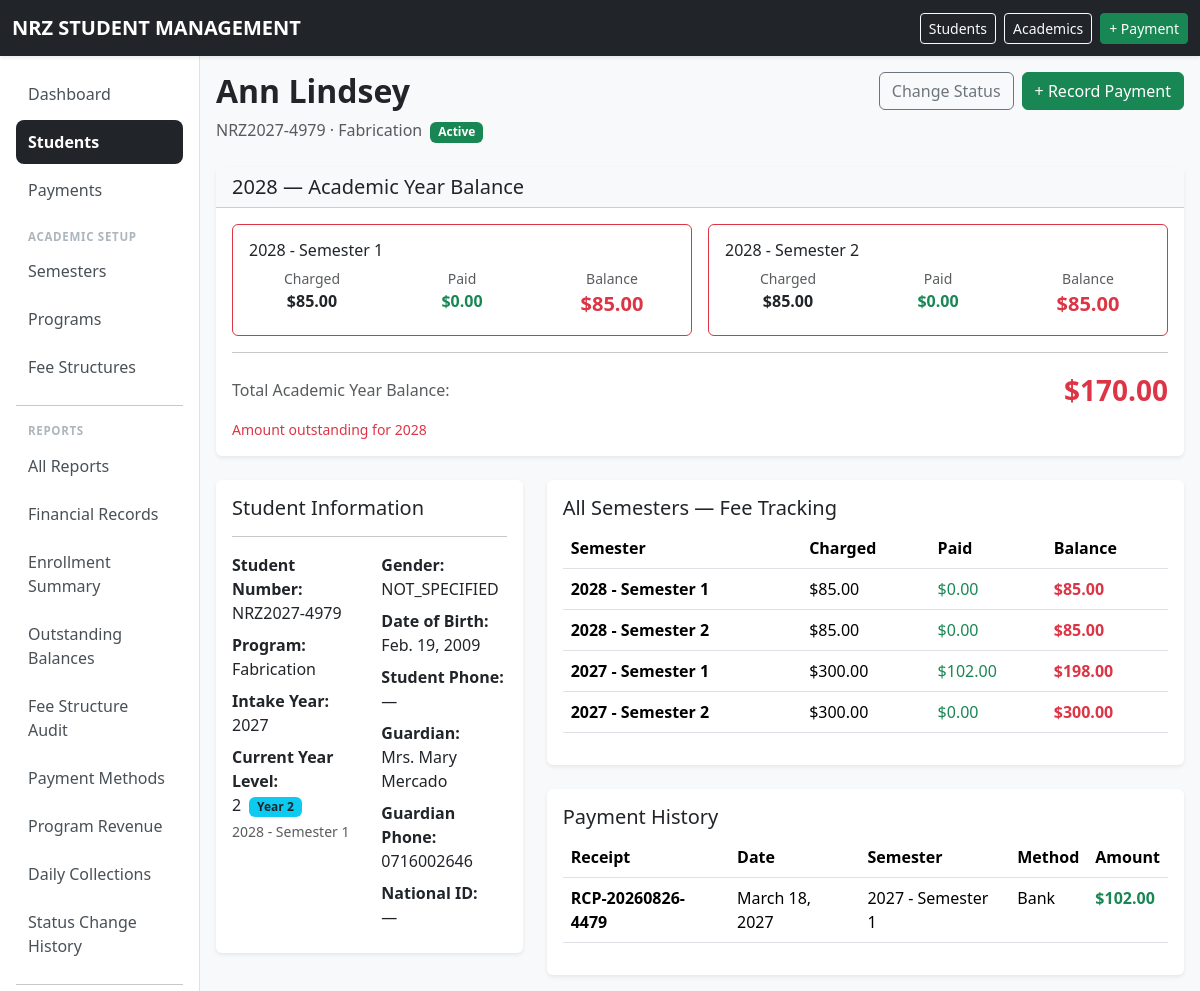
The app's page /students/95/ (signed in), older data.
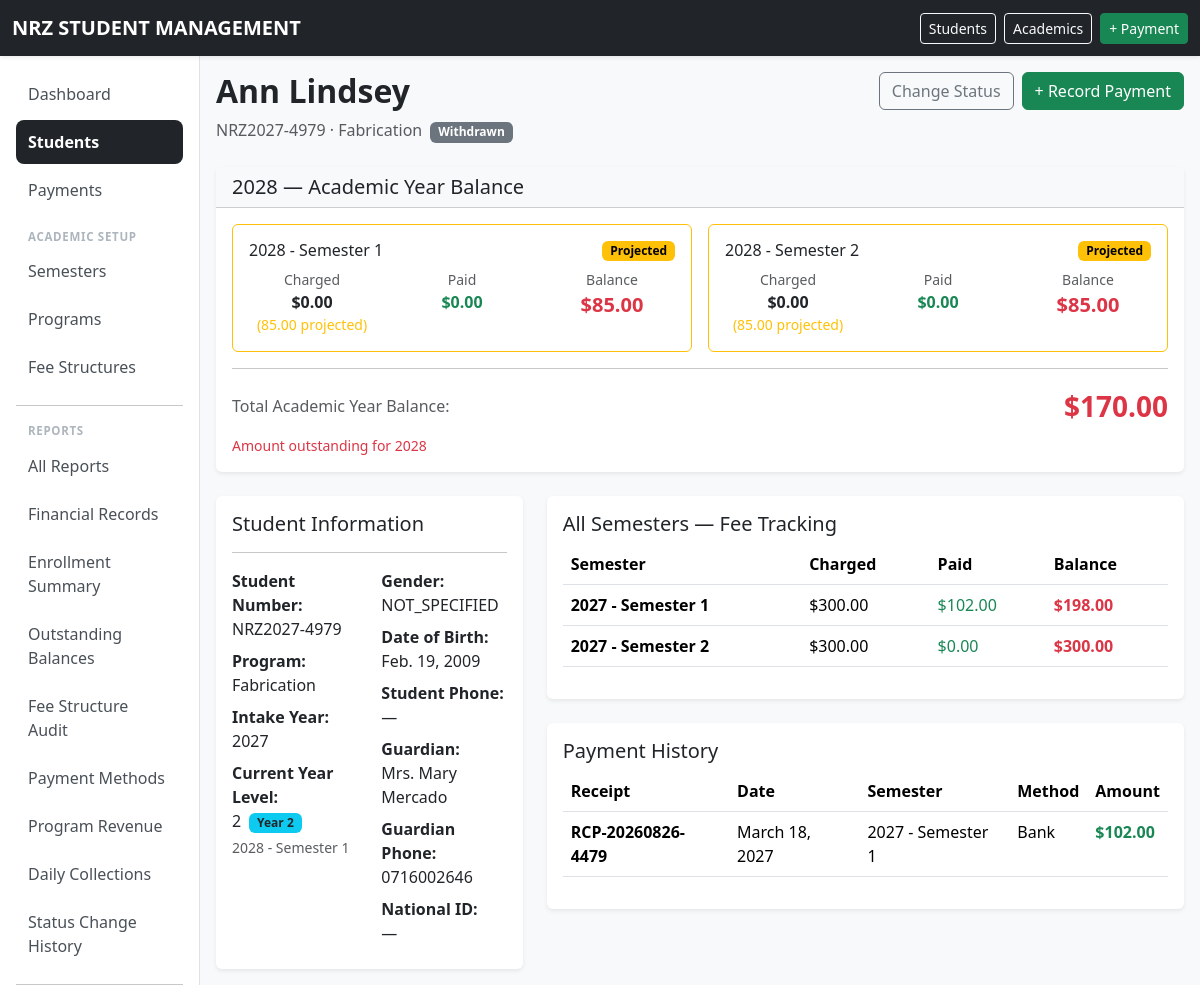
The same page, newer data.
### school/models.py (models this page shows, shortened)
class Semester(models.Model):
    PERIOD_CHOICES = [
        (1, "Semester Period 1"),
        (2, "Semester Period 2"),
    ]
    academic_year = models.ForeignKey(
        AcademicYear,
        on_delete=models.PROTECT,
        related_name="semesters",
    )
    number = models.PositiveSmallIntegerField(
        choices=PERIOD_CHOICES,
    )
    start_date = models.DateField()
    end_date = models.DateField()
    class Meta:
        ordering = ["-academic_year__name", "number"]
        constraints = [
            models.UniqueConstraint(
                fields=["academic_year", "number"],
                name="unique_semester_period_per_year",
            ),
        ]
    def __str__(self):
        return f"{self.academic_year.name} - Semester {self.number}"

class AcademicYear(models.Model):
    name = models.CharField(
        max_length=20,
        unique=True,
    )
    start_date = models.DateField()
    end_date = models.DateField()
    is_current = models.BooleanField(
        default=False,
    )
    class Meta:
        ordering = ["-name"]
        constraints = [
            models.UniqueConstraint(
                fields=["is_current"],
                condition=Q(is_current=True),
                name="only_one_current_academic_year",
            ),
        ]

class Payment(models.Model):
    CASH = "CASH"
    BANK = "BANK"
    ECOCASH = "ECOCASH"
    OTHER = "OTHER"
    PAYMENT_METHODS = [
        (CASH, "Cash"),
        (BANK, "Bank"),
        (ECOCASH, "EcoCash"),
        (OTHER, "Other"),
    ]
    receipt_number = models.CharField(
        max_length=50,
        unique=True,
    )
    student = models.ForeignKey(
        Student,
        on_delete=models.PROTECT,
        related_name="payments",
    )
    semester = models.ForeignKey(
        Semester,
        on_delete=models.PROTECT,
        related_name="payments",
    )
    amount = models.DecimalField(
        max_digits=12,
        decimal_places=2,
    )
    payment_date = models.DateField()
    method = models.CharField(
        max_length=20,
        choices=PAYMENT_METHODS,
        default=CASH,
    )
    reference = models.CharField(
        max_length=100,
        blank=True,
    )
    notes = models.TextField(
        blank=True,
    )
    created_at = models.DateTimeField(
        auto_now_add=True,
    )
    class Meta:
        ordering = [
            "-payment_date",
            "-id",
        ]

### school/views.py (the view)
# urls.py: path("students/<int:pk>/", views.student_detail, name="student_detail"),
@permission_required("school.view_student", raise_exception=True)
def student_detail(request, pk):
    student = get_object_or_404(Student, pk=pk)
    today = get_current_date()
    current_enrollment = student.get_current_enrollment(today)
    current_year_level = current_enrollment.year_level if current_enrollment else None
    semesters = Semester.objects.select_related("academic_year")
    balances = []
    for semester in semesters:
        charged = (
            StudentCharge.objects.filter(
                student=student,
                fee_item__fee_structure__semester=semester,
            ).aggregate(total=Sum("amount"))["total"]
            or Decimal("0")
        )
        paid = (
            Payment.objects.filter(
                student=student,
                semester=semester,
            ).aggregate(total=Sum("amount"))["total"]
            or Decimal("0")
        )
        if charged == 0 and paid == 0:
            continue  # skip semesters this student has no relationship to
        balances.append(
            {
                "semester": semester,
                "charged": charged,
                "paid": paid,
                "balance": charged - paid,
            }
        )
    payments = student.payments.select_related("semester")
    today = get_current_date()
    current_year = AcademicYear.objects.filter(
        start_date__lte=today,
        end_date__gte=today
    ).first()
    semester_balances = []
    total_year_balance = Decimal("0")
    if current_year:
        enrollments = student.enrollments.filter(
            semester__academic_year=current_year,
            status__in=[Enrollment.ACTIVE, Enrollment.COMPLETED]
        ).select_related("semester", "program").order_by("semester__number")
        for enrollment in enrollments:
            semester = enrollment.semester
            charged = student.charges.filter(
                enrollment__semester=semester
            ).aggregate(total=Sum("amount"))["total"] or Decimal("0")
            paid = student.payments.filter(semester=semester).aggregate(
                total=Sum("amount")
            )["total"] or Decimal("0")
            projected_charged = Decimal("0")
            if charged == 0:
                fee_structure = FeeStructure.objects.filter(
                    program=enrollment.program,
                    year_level=enrollment.year_level,
                    semester=semester
                ).prefetch_related("items").first()
                if fee_structure:
                    projected_charged = sum(
                        (item.amount for item in fee_structure.items.all()),
                        Decimal("0")
                    )
            effective_charged = charged if charged > 0 else projected_charged
            effective_balance = effective_charged - paid
            semester_balances.append({
                "semester": semester,
                "charged": charged,
                "projected_charged": projected_charged,
                "paid": paid,
                "balance": effective_balance,
                "is_projected": charged == 0 and projected_charged > 0,
            })
            total_year_balance += effective_balance
    return render(
        request,
        "school/student_detail.html",
        {
            "student": student,
            "balances": balances,
            "payments": payments,
            "semester_balances": semester_balances,
            "total_year_balance": total_year_balance,
            "current_year": current_year,
            "current_enrollment": current_enrollment,
            "current_year_level": current_year_level,
        },
    )

### school/context_processors.py (called while the page is built)
def time_override_enabled(request):
    return {
        'ENABLE_TIME_OVERRIDE': getattr(settings, 'ENABLE_TIME_OVERRIDE', False)
    }

### school/models.py (called while the page is built)
    @classmethod
    def get_frozen_time(cls):
        obj = cls.objects.first()
        return obj.frozen_datetime if obj else None

    def get_current_enrollment(self, today=None):
        from school.utils.time_utils import get_current_date
        today = today or get_current_date()
        enrollments = self.enrollments.filter(
            status=Enrollment.ACTIVE
        ).select_related('semester')
        for e in enrollments:
            if e.semester.start_date <= today <= e.semester.end_date:
                return e
        future = enrollments.filter(semester__start_date__gt=today).order_by('semester__start_date')
        if future.exists():
            return future.first()
        past = enrollments.order_by('-semester__end_date')
        return past.first() if past.exists() else None

### school/utils/time_utils.py (called while the page is built)
def get_current_date():
    return get_current_datetime().date()

### templates/school/student_detail.html (shortened to what the changed rows need)
{% extends "base.html" %}
{% block content %}
<div class="d-flex justify-content-between align-items-start mb-4">
    <div>
        <h2 class="fw-bold">
            {{ student.first_name }}
            {{ student.last_name }}
        </h2>
        <div class="text-muted">
            {{ student.student_number }} · {{ student.program.name }}
            {% if student.status == "ACTIVE" %}
                <span class="badge text-bg-success ms-1">Active</span>
            {% elif student.status == "DEFERRED" %}
                <span class="badge text-bg-warning ms-1">Deferred</span>
            {% elif student.status == "WITHDRAWN" %}
                <span class="badge text-bg-secondary ms-1">Withdrawn</span>
            {% elif student.status == "COMPLETED" %}
                <span class="badge text-bg-primary ms-1">Completed</span>
            {% endif %}
        </div>
    </div>
</div>
<div class="card border-0 shadow-sm mb-4 {% if current_year %}{% else %}border-warning{% endif %}">
    <div class="card-body">
        {% if current_year and semester_balances %}
            <div class="row g-3 mb-3">
                {% for sb in semester_balances %}
                <div class="col-md-6">
                    <div class="card border-{% if sb.is_projected %}warning{% elif sb.balance > 0 %}danger{% else %}success{% endif %} h-100">
                        <div class="card-body">
                            <div class="d-flex justify-content-between align-items-center mb-2">
                                <h6 class="mb-0">{{ sb.semester }}</h6>
                                {% if sb.is_projected %}
                                    <span class="badge text-bg-warning small">Projected</span>
                                {% endif %}
                            </div>
                            <div class="row text-center">
                                <div class="col-4">
                                    <div class="small text-muted">Charged</div>
                                    <div class="fw-bold">${{ sb.charged|floatformat:2 }}</div>
                                    {% if sb.projected_charged > 0 and sb.charged == 0 %}
                                    <div class="small text-warning">({{ sb.projected_charged|floatformat:2 }} projected)</div>
                                    {% endif %}
                                </div>
                                <div class="col-4">
                                    <div class="small text-muted">Paid</div>
                                    <div class="fw-bold text-success">${{ sb.paid|floatformat:2 }}</div>
                                </div>
                                <div class="col-4">
                                    <div class="small text-muted">Balance</div>
                                    <div class="fw-bold fs-5
                                        {% if sb.balance > 0 %}text-danger
                                        {% elif sb.balance < 0 %}text-primary
                                        {% else %}text-success{% endif %}">
                                        ${{ sb.balance|floatformat:2 }}
                                    </div>
                                </div>
                            </div>
                        </div>
                    </div>
                </div>
                {% endfor %}
            </div>
        {% elif current_year %}
            <div class="text-center py-4 text-muted">
                No active enrollments in {{ current_year.name }}
            </div>
        {% else %}
            <div class="text-center py-4 text-muted">
                No current academic year configured.
                <a href="{% url 'academic_year_list' %}" class="text-decoration-none">Set one up</a>.
            </div>
        {% endif %}
    </div>
</div>
<div class="row g-4">
    <div class="col-lg-8">
        <div class="card border-0 shadow-sm">
            <div class="card-body">
                <div class="table-responsive">
                    <table class="table table-hover">
                        <thead>
                            <tr>
                                <th>Semester</th>
                                <th>Charged</th>
                                <th>Paid</th>
                                <th>Balance</th>
                            </tr>
                        </thead>
                        <tbody>
                            {% for item in balances %}
                            <tr>
                                <td class="fw-semibold">{{ item.semester }}</td>
                                <td>${{ item.charged|floatformat:2 }}</td>
                                <td class="text-success">${{ item.paid|floatformat:2 }}</td>
                                <td>
                                    {% if item.balance > 0 %}
                                        <span class="text-danger fw-bold">${{ item.balance|floatformat:2 }}</span>
                                    {% elif item.balance == 0 %}
                                        <span class="badge text-bg-success">PAID</span>
                                    {% else %}
                                        <span class="text-primary fw-bold">Credit ${{ item.balance|floatformat:2|slice:"1:" }}</span>
                                    {% endif %}
                                </td>
                            </tr>
                            {% empty %}
                            <tr>
                                <td colspan="4" class="text-center text-muted">
                                    No charges or payments recorded for this student yet.
                                </td>
                            </tr>
                            {% endfor %}
                        </tbody>
                    </table>
                </div>
            </div>
        </div>
        <div class="card border-0 shadow-sm mt-4">
            <div class="card-body">
                <div class="table-responsive">
                    <table class="table table-hover">
                        <thead>
                            <tr>
                                <th>Receipt</th>
                                <th>Date</th>
                                <th>Semester</th>
                                <th>Method</th>
                                <th>Amount</th>
                            </tr>
                        </thead>
                        <tbody>
                            {% for payment in payments %}
                            <tr>
                                <td class="fw-bold">{{ payment.receipt_number }}</td>
                                <td>{{ payment.payment_date }}</td>
                                <td>{{ payment.semester }}</td>
                                <td>{{ payment.get_method_display }}</td>
                                <td class="text-success fw-bold">${{ payment.amount|floatformat:2 }}</td>
                            </tr>
                            {% empty %}
                            <tr>
                                <td colspan="5" class="text-center text-muted">No payments recorded.</td>
                            </tr>
                            {% endfor %}
                        </tbody>
                    </table>
                </div>
            </div>
        </div>
    </div>
</div>
{% endblock %}

Row changes from the older to the newer data that the page shows:
no longer on one of the page's lists (row unchanged): Semester: semester "2028 - Semester 1"
no longer on one of the page's lists (row unchanged): Semester: semester "2028 - Semester 2"
changed Student "Ann": status "ACTIVE" → "WITHDRAWN" (drawn)
shown differently, row unchanged: Semester "2028 - Semester 1": charged "85.00" → "0.00"; projected_charged (not shown) → "85.00"
shown differently, row unchanged: Semester "2028 - Semester 2": charged "85.00" → "0.00"; projected_charged (not shown) → "85.00"
Text that changed along with them:
text no longer shown: "Active"
text now shown: "Withdrawn"
